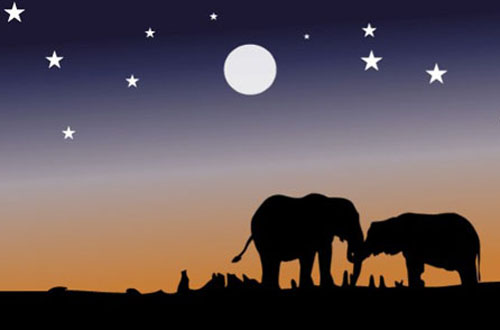
#> input picture 10. K-Means Clustering/elephant.jpg, 500 x 330 px
$ jupyter execute '3. Project - Image Segmentation.ipynb'
#> lines starting #> are read from the running program, lines starting #| are printed output that depends on the picture
## Image Segmentation
- Segmentation partitions an image into regions having similar visual appearance corresponding to different parts of objects
- We extract 'K' most dominant colors from image using k-means clustering
- Then, we re-assign each pixel to nearest of the K colors, leading to segmentation

[cell 1]
import cv2
import matplotlib.pyplot as plt
import numpy as np
from sklearn.cluster import KMeans

[cell 2]
img = cv2.imread('elephant.jpg')             # Reads the image in BGR format
#> img is the input picture: shape (330, 500, 3); mean B, G, R 85.4, 81.1, 93.9
plt.figure(figsize=(12,8))
plt.subplot(221)
plt.title("BGR")
plt.imshow(img)

img = cv2.cvtColor(img, cv2.COLOR_BGR2RGB)   # Convert to RGB
plt.subplot(222)
plt.title("RGB")
plt.imshow(img)
plt.show()
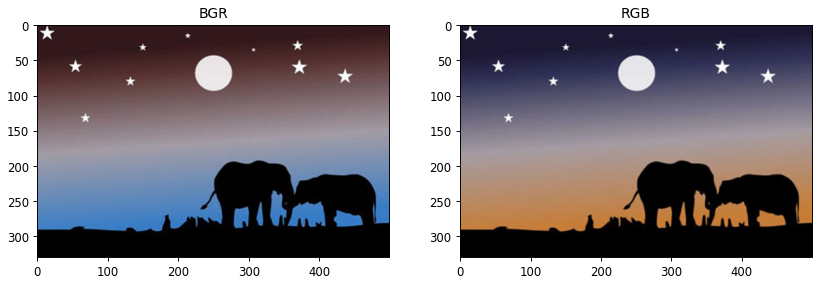
#> figure drawn by matplotlib, 2 panels; B, G, R data is drawn as R, G, B

[cell 3]
print(img.shape)     # Image of dimensions 330x500 and 3 color channels
#| (330, 500, 3)
print(type(img))
#| <class 'numpy.ndarray'>

[cell 4]
# Flatten the image such that entire 330*500 pixels are flattened into one row, and we have one such row for each color
# channel

original_shape = img.shape
#> original_shape = (330, 500, 3)
print(original_shape)
#| (330, 500, 3)
img = img.reshape((-1, 3))    # Or, we can say (330*500, 3) ie, (165000,3)
print(img.shape)
#| (165000, 3)

[cell 5]
dominant_colors = 6

km = KMeans(n_clusters = dominant_colors)

[cell 6]
km.fit(img)

[cell 7]
print(km.cluster_centers_)

[cell 8]
centers = np.array(km.cluster_centers_, dtype='uint8')
print(centers)
# We take 8-bit unsigned integer as we can represent colors in range 0-255 using 8 bits

[cell 9]
# Plotting these 4 most dominant colors

i = 1
colors = []
plt.figure(0, figsize=(8,2))

for each_color in centers:
    plt.subplot(1, dominant_colors, i)       # (1, 4, i) => in a subplot of 1x4 (1 row, 4 cols) plot at ith cell
    plt.axis("off")
    plt.title(each_color)
    colors.append(each_color)

    # Color Swatch - A patch of size 100x100 and 3 color channels to represent each of the 4 dominant colors
    a = np.zeros((100,100,3), dtype='uint8')
    a[:,:,:] = each_color
    plt.imshow(a)
    i = i+1
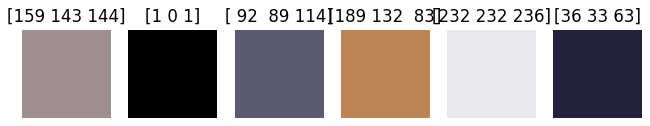
#> figure drawn by matplotlib, 6 panels

#### Segmenting

[cell 10]
new_img = np.zeros((330*500, 3), dtype='uint8')
print(new_img.shape)

[cell 11]
print(colors)

[cell 12]
print(km.labels_.shape)
print(km.labels_)             # List of predicted cluster for each pixel (ie, which color this pixel is nearest to)
print(km.labels_[8000:8100])

[cell 13]
for i in range(new_img.shape[0]):
    new_img[i] = colors[km.labels_[i]]

[cell 14]
print(new_img.shape)
new_img = new_img.reshape(original_shape)
print(new_img.shape)
#| (330, 500, 3)

[cell 15]
plt.figure(figsize=(12,8))
plt.subplot(221)
plt.title("Original")
plt.imshow(img.reshape(original_shape))

plt.subplot(222)
plt.title("Segmented")
plt.imshow(new_img)
plt.show()
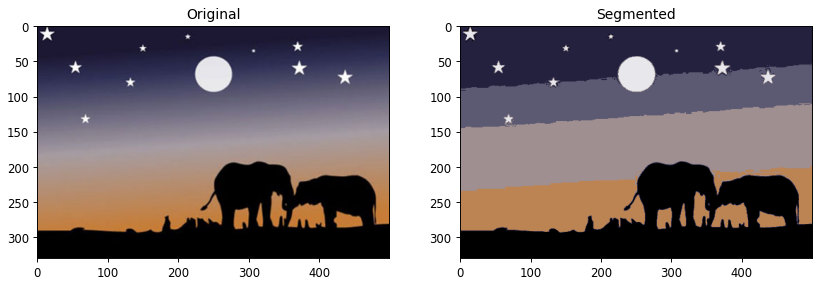
#> figure drawn by matplotlib, 2 panels

[cell 16]
# Extracting stars & moon
stars = np.zeros((330*500,3), dtype='uint8')

for i in range(stars.shape[0]):
    if km.labels_[i] == 4:
        stars[i] = colors[4]

[cell 17]
plt.imshow(stars.reshape(330,500,3))
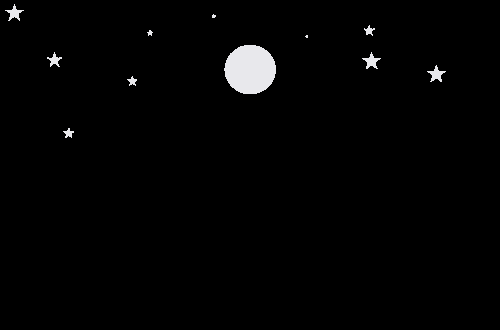
#> shown: shape (330, 500, 3); mean R, G, B 3.8, 3.8, 3.8

[cell 18]
# Extracting elephants

eleph = np.full((330*500,3), 255, dtype='uint8')

for i in range(eleph.shape[0]):
    if km.labels_[i] == 2:
        eleph[i] = colors[2]

plt.imshow(eleph.reshape(330,500,3))
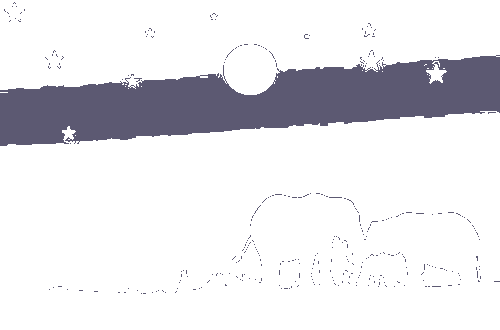
#> shown: shape (330, 500, 3); mean R, G, B 227.9, 227.4, 231.6
